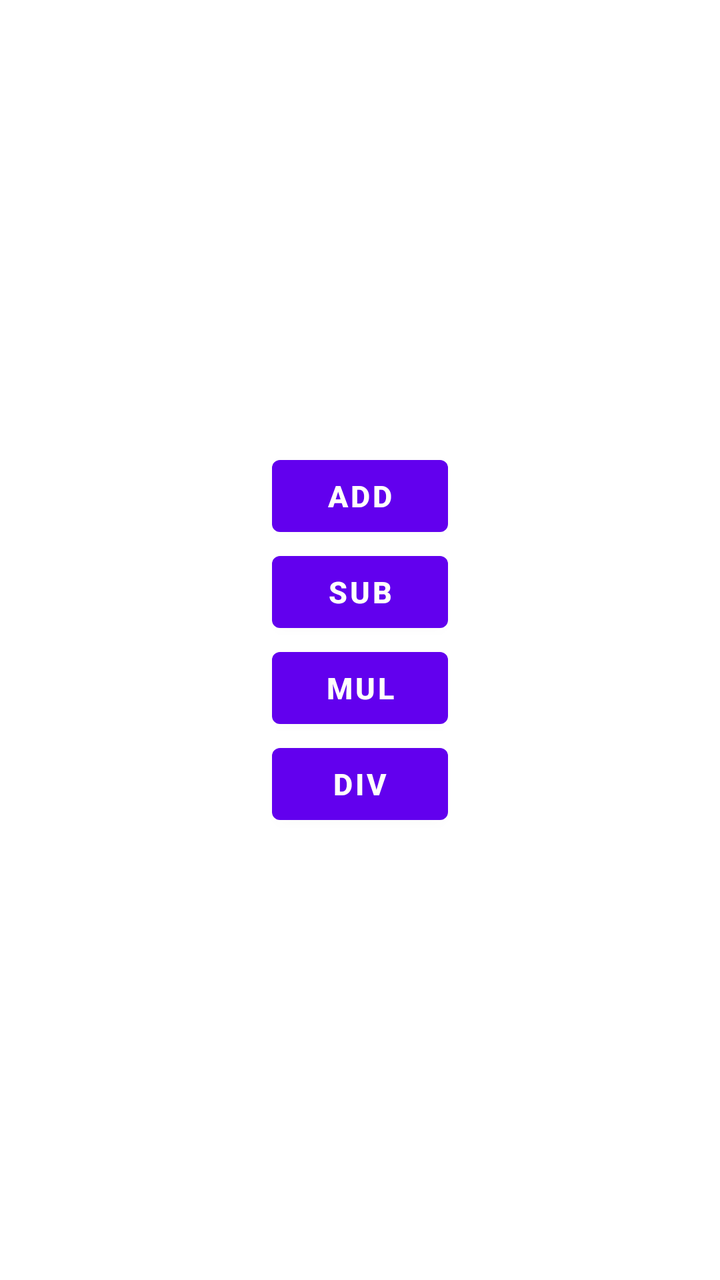
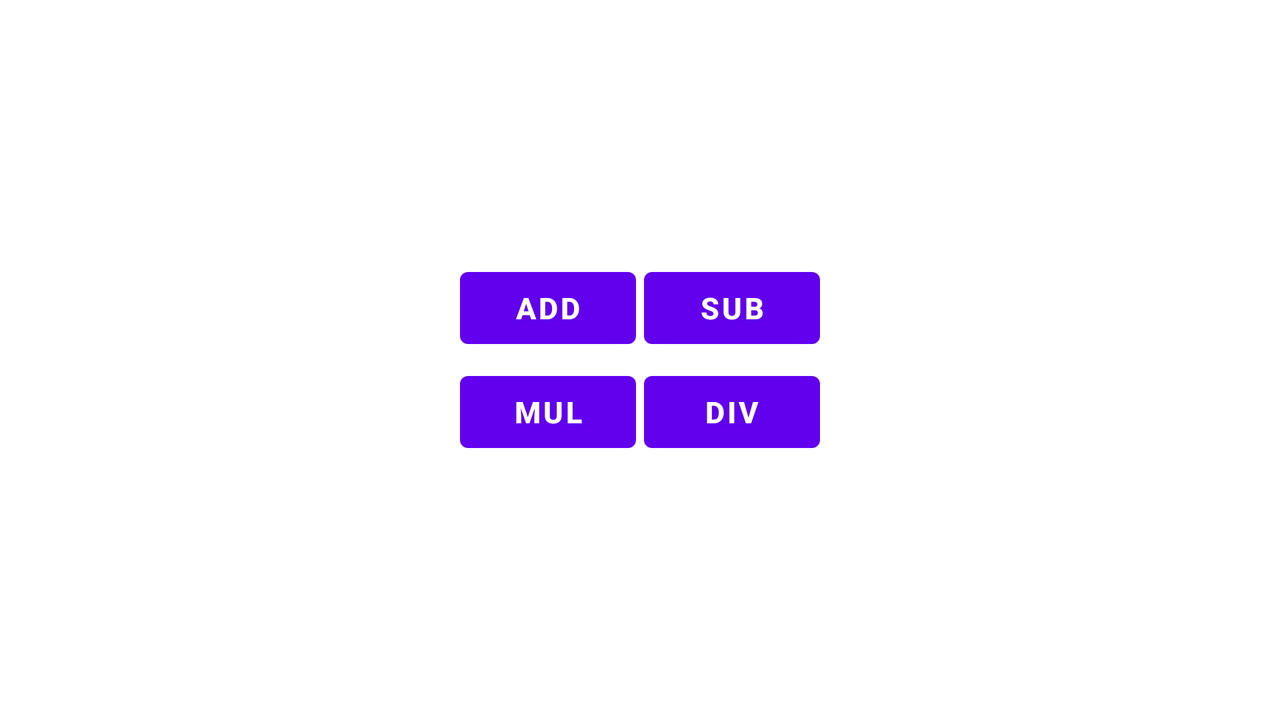

First picture: res/layout/ on a phone held upright. Second picture: the repository's own variant of that layout, on a device whose configuration matches the variant's folder. Source for both follows.
<!-- AndroidManifest.xml: application theme Theme.NavCalculator20 -->
<!-- res/layout/fragment_first.xml -->
<?xml version="1.0" encoding="utf-8"?>
<LinearLayout xmlns:android="http://schemas.android.com/apk/res/android"
    xmlns:tools="http://schemas.android.com/tools"
    android:layout_width="match_parent"
    android:layout_height="match_parent"
    tools:context=".FragmentFirst"
    android:orientation="vertical">
    <LinearLayout
        android:id="@+id/viewGroup"
        android:layout_width="match_parent"
        android:layout_height="match_parent"
        android:orientation="vertical"
        android:gravity="center">

        <Button
            android:id="@+id/add"
            android:layout_width="wrap_content"
            android:layout_height="wrap_content"
            android:text="add"
            android:textColor="#fffffc"
            android:textSize="15sp"
            android:textStyle="bold" />

        <Button
            android:id="@+id/sub"
            android:layout_width="wrap_content"
            android:layout_height="wrap_content"
            android:text="SUB"
            android:textColor="#fffffc"
            android:textSize="15sp"
            android:textStyle="bold" />

        <Button
            android:id="@+id/mul"
            android:layout_width="wrap_content"
            android:layout_height="wrap_content"
            android:text="MUL"
            android:textColor="#fffffc"
            android:textSize="15sp"
            android:textStyle="bold" />

        <Button
            android:id="@+id/div"
            android:layout_width="wrap_content"
            android:layout_height="wrap_content"
            android:text="DIV"
            android:textColor="#fffffc"
            android:textSize="15sp"
            android:textStyle="bold"/>
    </LinearLayout>

    <LinearLayout
        android:id="@+id/answerGrp"
        android:layout_width="match_parent"
        android:layout_height="match_parent"
        android:gravity="center"
        android:orientation="vertical">
        <TextView
            android:layout_width="wrap_content"
            android:layout_height="wrap_content"
            android:text="  Result Screen  "
            android:textSize="25sp"
            android:background="@android:color/holo_green_light"
            android:textAlignment="center"/>
        <TextView
            android:id="@+id/answer_id"
            android:layout_width="wrap_content"
            android:layout_height="wrap_content"
            android:text=""
            android:textColor="@android:color/background_dark"
            android:textSize="20sp"/>

        <Button
            android:id="@+id/reset"
            android:layout_width="wrap_content"
            android:layout_height="wrap_content"
            android:text="Reset"
            android:textColor="#fffffc"
            android:textSize="15sp"
            android:textStyle="bold"
            android:layout_alignBottom="@id/answer_id" />
    </LinearLayout>

</LinearLayout>
<!-- resources referenced by this layout -->
<resources>
  <style name="Theme.NavCalculator20" parent="Theme.MaterialComponents.DayNight.DarkActionBar">
          
          <item name="colorPrimary">@color/purple_500</item>
          <item name="colorPrimaryVariant">@color/purple_700</item>
          <item name="colorOnPrimary">@color/white</item>
          
          <item name="colorSecondary">@color/teal_200</item>
          <item name="colorSecondaryVariant">@color/teal_700</item>
          <item name="colorOnSecondary">@color/black</item>
          
          <item name="android:statusBarColor" tools:targetApi="l">?attr/colorPrimaryVariant</item>
          
      </style>
</resources>
<!-- res/layout-land/fragment_first.xml (the repository's variant of the layout above) -->
<!-- drawn on the phone turned sideways -->
<?xml version="1.0" encoding="utf-8"?>
<LinearLayout xmlns:android="http://schemas.android.com/apk/res/android"
    xmlns:tools="http://schemas.android.com/tools"
    android:layout_width="match_parent"
    android:layout_height="match_parent"
    tools:context=".FragmentFirst"
    android:orientation="vertical">
    <LinearLayout
        android:id="@+id/viewGroup"
        android:layout_width="match_parent"
        android:layout_height="match_parent"
        android:orientation="horizontal"
        android:gravity="center">
        <RelativeLayout
            android:layout_width="match_parent"
            android:layout_height="match_parent"
            android:gravity="center">
            <Button
                android:id="@+id/add"
                android:layout_width="wrap_content"
                android:layout_height="wrap_content"
                android:text="Add"
                android:textSize="15sp"
                android:textStyle="bold"
                android:layout_margin="@dimen/cardview_default_radius"
                android:textColor="#fffffc"/>

            <Button
                android:id="@+id/sub"
                android:layout_width="wrap_content"
                android:layout_height="wrap_content"
                android:text="SUB"
                android:textColor="#fffffc"
                android:textSize="15sp"
                android:textStyle="bold"
                android:layout_margin="@dimen/cardview_default_radius"
                android:layout_toRightOf="@id/add"/>

            <Button
                android:id="@+id/mul"
                android:layout_width="wrap_content"
                android:layout_height="wrap_content"
                android:text="MUL"
                android:textColor="#fffffc"
                android:textSize="15sp"
                android:textStyle="bold"
                android:layout_margin="@dimen/cardview_default_radius"
                android:layout_below="@id/add"
                />

            <Button
                android:id="@+id/div"
                android:layout_width="wrap_content"
                android:layout_height="wrap_content"
                android:text="DIV"
                android:textColor="#fffffc"
                android:textSize="15sp"
                android:textStyle="bold"
                android:layout_toRightOf="@id/mul"
                android:layout_margin="@dimen/cardview_default_radius"
                android:layout_below="@id/sub"/>
        </RelativeLayout>
    </LinearLayout>

    <LinearLayout
        android:id="@+id/answerGrp"
        android:layout_width="match_parent"
        android:layout_height="match_parent"
        android:gravity="center"
        android:orientation="vertical">
        <TextView
            android:layout_width="wrap_content"
            android:layout_height="wrap_content"
            android:text="  Result Screen  "
            android:textSize="25sp"
            android:background="@android:color/holo_green_light"
            android:textAlignment="center"
            />
        <TextView
            android:id="@+id/answer_id"
            android:layout_width="wrap_content"
            android:layout_height="wrap_content"
            android:text=""
            android:textColor="@android:color/background_dark"
            android:textSize="20sp"
            android:padding="10dp"/>
        <Button
            android:id="@+id/reset"
            android:layout_width="wrap_content"
            android:layout_height="wrap_content"
            android:text="Reset"
            android:textColor="#fffffc"
            android:textSize="15sp"
            android:textStyle="bold"
            android:layout_alignBottom="@id/answer_id" />
    </LinearLayout>

</LinearLayout>
